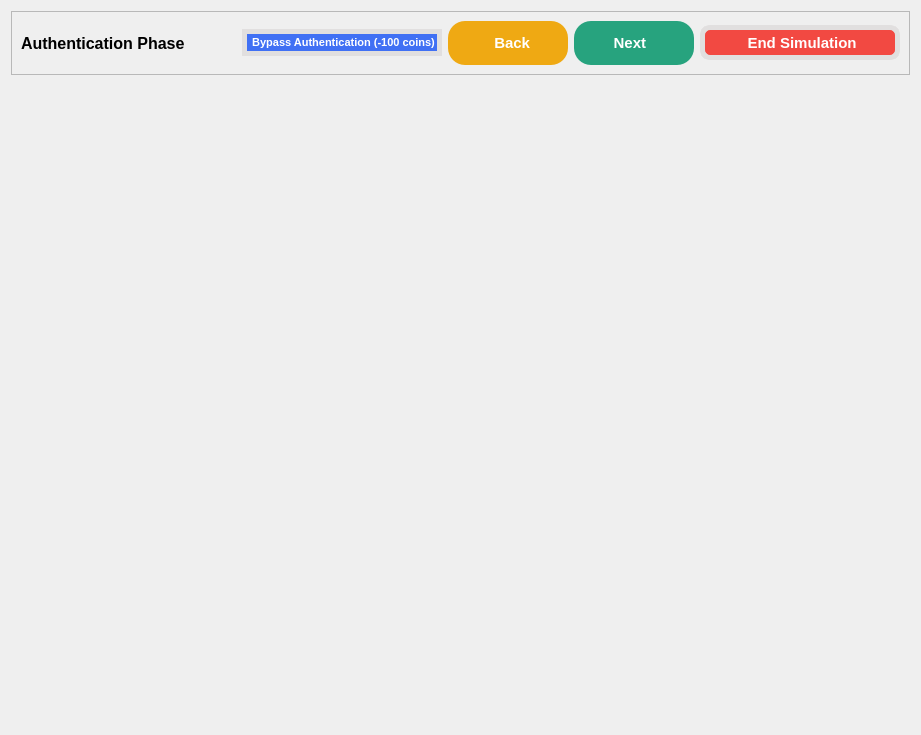
<?xml version="1.0" encoding="UTF-8"?>
<ui version="4.0">
 <class>Form</class>
 <widget class="QWidget" name="Form">
  <property name="geometry">
   <rect>
    <x>0</x>
    <y>0</y>
    <width>921</width>
    <height>735</height>
   </rect>
  </property>
  <property name="windowTitle">
   <string>Form</string>
  </property>
  <property name="styleSheet">
   <string notr="true">#authenticate_label {
	font-family:Yu Gothic UI ;
	font-size: 12pt;
	font-weight: 600;
}

#frame QPushButton {
	padding: 2px;
	font-weight: 550;
	color: white;
}

#back_btn {
	border-radius: 17px;
	font-size: 11pt;
	background-color: #efa913;
}

#back_btn:hover {
	background-color: #d79811;
}

#next_btn {
	border-radius: 17px;
	font-size: 11pt;
	background-color: #27a37e;
}

#next_btn:hover {
	background-color: #239371;
}

#end_btn {
	border-radius: 10px;
	font-size: 11pt;
	background-color: #F24942;
	border: 5px solid #e1dfdf;
}

#end_btn:hover {
	background-color: #da423b;
}

#bypass_btn {
	font-size: 8pt;
	background-color: #4070f4;
	border: 5px solid #e1dfdf;
}

#bypass_btn:hover {
	background-color: #3a65dc;
}

#back_btn:disabled, #next_btn:disabled, #bypass_btn:disabled {
	background-color: #e1dfdf;
	color: gray;
	border: 5px solid #e1dfdf;
}

</string>
  </property>
  <layout class="QVBoxLayout" name="verticalLayout">
   <item>
    <widget class="QFrame" name="frame">
     <property name="minimumSize">
      <size>
       <width>0</width>
       <height>0</height>
      </size>
     </property>
     <property name="frameShape">
      <enum>QFrame::StyledPanel</enum>
     </property>
     <property name="frameShadow">
      <enum>QFrame::Raised</enum>
     </property>
     <layout class="QHBoxLayout" name="horizontalLayout">
      <item>
       <widget class="QLabel" name="authenticate_label">
        <property name="text">
         <string>Authentication Phase</string>
        </property>
       </widget>
      </item>
      <item>
       <widget class="QPushButton" name="bypass_btn">
        <property name="sizePolicy">
         <sizepolicy hsizetype="Maximum" vsizetype="Fixed">
          <horstretch>0</horstretch>
          <verstretch>0</verstretch>
         </sizepolicy>
        </property>
        <property name="text">
         <string> Bypass Authentication (-100 coins)</string>
        </property>
        <property name="icon">
         <iconset>
          <normaloff>../resources/icons/key.svg</normaloff>../resources/icons/key.svg</iconset>
        </property>
       </widget>
      </item>
      <item>
       <widget class="QPushButton" name="back_btn">
        <property name="minimumSize">
         <size>
          <width>0</width>
          <height>44</height>
         </size>
        </property>
        <property name="maximumSize">
         <size>
          <width>120</width>
          <height>16777215</height>
         </size>
        </property>
        <property name="cursor">
         <cursorShape>PointingHandCursor</cursorShape>
        </property>
        <property name="text">
         <string>  Back</string>
        </property>
        <property name="icon">
         <iconset>
          <normaloff>../resources/icons/arrow-left.svg</normaloff>../resources/icons/arrow-left.svg</iconset>
        </property>
        <property name="iconSize">
         <size>
          <width>24</width>
          <height>24</height>
         </size>
        </property>
       </widget>
      </item>
      <item>
       <widget class="QPushButton" name="next_btn">
        <property name="minimumSize">
         <size>
          <width>0</width>
          <height>44</height>
         </size>
        </property>
        <property name="maximumSize">
         <size>
          <width>120</width>
          <height>16777215</height>
         </size>
        </property>
        <property name="cursor">
         <cursorShape>PointingHandCursor</cursorShape>
        </property>
        <property name="layoutDirection">
         <enum>Qt::RightToLeft</enum>
        </property>
        <property name="text">
         <string>Next  </string>
        </property>
        <property name="icon">
         <iconset>
          <normaloff>../resources/icons/arrow-right.svg</normaloff>../resources/icons/arrow-right.svg</iconset>
        </property>
        <property name="iconSize">
         <size>
          <width>24</width>
          <height>24</height>
         </size>
        </property>
       </widget>
      </item>
      <item>
       <widget class="QPushButton" name="end_btn">
        <property name="minimumSize">
         <size>
          <width>0</width>
          <height>35</height>
         </size>
        </property>
        <property name="maximumSize">
         <size>
          <width>200</width>
          <height>16777215</height>
         </size>
        </property>
        <property name="cursor">
         <cursorShape>PointingHandCursor</cursorShape>
        </property>
        <property name="text">
         <string> End Simulation</string>
        </property>
        <property name="icon">
         <iconset>
          <normaloff>../resources/icons/x-octagon.svg</normaloff>../resources/icons/x-octagon.svg</iconset>
        </property>
        <property name="iconSize">
         <size>
          <width>32</width>
          <height>32</height>
         </size>
        </property>
       </widget>
      </item>
     </layout>
    </widget>
   </item>
   <item>
    <widget class="QStackedWidget" name="stackedWidget"/>
   </item>
  </layout>
 </widget>
 <resources/>
 <connections/>
</ui>
